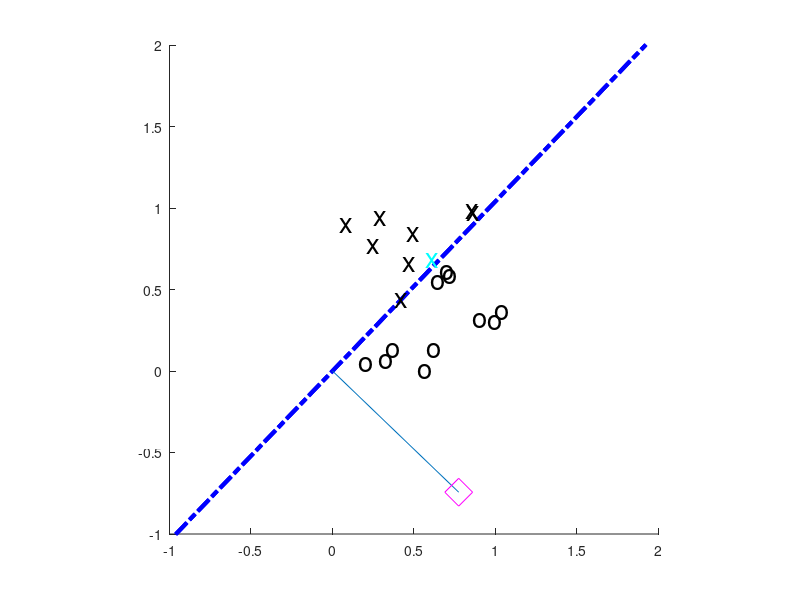

Source code (MATLAB):
%
%The octave code shows the behavior of the perceptron learning algorithm when using data *without* x_0 [or with x_0 = 0]
%The algorithm finds the first (in a cyclic sense) misclassified point and update the weights based on the point.
%The dark blue line is the boundary defined by the current weights, which are depicted by the black line pointing to the magenta square.
%The light blue point is the point being explored (correct or wrong).
%When the point is wrongly classified, the red line indicates the change to the weights, and the purple line indicates the new weights.
%author: Hsuan-Tien Lin for the book "Learning From Data" (http://amlbook.com)
%released under GPL 3.0
%THIS SOFTWARE IS PROVIDED BY THE COPYRIGHT HOLDERS AND CONTRIBUTORS
%``AS IS'' AND ANY EXPRESS OR IMPLIED WARRANTIES, INCLUDING, BUT NOT
%LIMITED TO, THE IMPLIED WARRANTIES OF MERCHANTABILITY AND FITNESS FOR
%A PARTICULAR PURPOSE ARE DISCLAIMED.  IN NO EVENT SHALL THE REGENTS OR
%CONTRIBUTORS BE LIABLE FOR ANY DIRECT, INDIRECT, INCIDENTAL, SPECIAL,
%EXEMPLARY, OR CONSEQUENTIAL DAMAGES (INCLUDING, BUT NOT LIMITED TO,
%PROCUREMENT OF SUBSTITUTE GOODS OR SERVICES; LOSS OF USE, DATA, OR
%PROFITS; OR BUSINESS INTERRUPTION) HOWEVER CAUSED AND ON ANY THEORY OF
%LIABILITY, WHETHER IN CONTRACT, STRICT LIABILITY, OR TORT (INCLUDING
%NEGLIGENCE OR OTHERWISE) ARISING IN ANY WAY OUT OF THE USE OF THIS
%SOFTWARE, EVEN IF ADVISED OF THE POSSIBILITY OF SUCH DAMAGE.

%input data
rng(10) 
X = rand(20, 2);
Y = (X(:, 1) > X(:, 2)) * 2 - 1;
T = 200;
N = size(X, 1);
D = size(X, 2);

XX = [zeros(N, 1), X];

ww = zeros(3, 1);

stoptoken = 0;

ispos = (Y > 0);
pos = find(ispos);
neg = find(~ispos);

minX1 = 0; %min(X(:, 1));
maxX1 = 1; %max(X(:, 1));
minX2 = 0; %min(X(:, 2));
maxX2 = 1; %max(X(:, 2));

gridX1 = (maxX1 - minX1) ./ 100;
gridX2 = (maxX2 - minX2) ./ 100;

minX1 = minX1 - 100 * gridX1;
maxX1 = maxX1 + 100 * gridX1;
minX2 = minX2 - 100 * gridX2;
maxX2 = maxX2 + 100 * gridX2;

[bigX1, bigX2] = meshgrid(minX1:gridX1:maxX1, minX2:gridX2:maxX2);
nTest=size(bigX1, 1) * size(bigX1, 2);
TX = [reshape(bigX1, nTest, 1), reshape(bigX2, nTest, 1)];

iter = 0;
for t=1:T
%% Draw   
  clf;
  axis([minX1 maxX1 minX2 maxX2]);
  axis square;
  hold on;
  
  if ww(2) ~= 0
    minA = - (ww(3) * minX2 + ww(1)) ./ ww(2);
    maxA = - (ww(3) * maxX2 + ww(1)) ./ ww(2);
    H = line([minA, maxA], [minX2, maxX2]);
    hold on;
    set(H, 'LineStyle', '-.', 'Linewidth', 3, 'Color', [0 0 1])
  end

  if ww(3) ~= 0
    minB = - (ww(2) * minX1 + ww(1)) ./ ww(3);
    maxB = - (ww(2) * maxX1 + ww(1)) ./ ww(3);
    H = line([minX1, maxX1], [minB, maxB]);
    hold on;
    set(H, 'LineStyle', '-.', 'Linewidth', 3, 'Color', [0 0 1])
  end
  

  hold on;
  line([0 ww(2)], [0 ww(3)]);
  hold on;
  plot(ww(2), ww(3), 'md', 'MarkerSize', 20);

  sel = mod(t, N) + 1;
  
  %re-plot the selected point
  for n=1:N
    hold on;
    if Y(n) > 0
      symbol = 'o';
    else
      symbol = 'x';
    end
    fontsize = 20;
    if (n ~= sel)
      text(X(n, 1), X(n, 2), symbol, 'FontSize', fontsize);
    else
      text(X(n, 1), X(n, 2), symbol, 'FontSize', fontsize, ...
           'Color', [0 1 1]);
    end    
  end
  
  %update  w(t+1) if misclassified
  if (Y(sel) * XX(sel, :) * ww <= 0)
        iter = iter + 1; %count one iteration
        ww = ww + Y(sel) * XX(sel, :)';
        hold on;
        if Y(sel) > 0
          symbol = 'o';
        else
          symbol = 'x';
        end
        text(X(sel, 1), X(sel, 2), symbol, 'FontSize', fontsize, ...
             'Color', [1 0 0]);
        hold on;
        line([0, X(sel, 1)], [0, X(sel, 2)], 'Color', [0 1 0]);
        line([0, Y(sel) * X(sel, 1)], [0, Y(sel) * X(sel, 2)], 'Color', [1 0 0]);
        hold on;
        line([0 ww(2)], [0 ww(3)], 'Color', [1 0 1]);
        
        %debug info
        iter
        ww
  end
  
  drawnow;  
  pause(0.5);
  hold off;
end

w = ww(2:3);
b = ww(1);